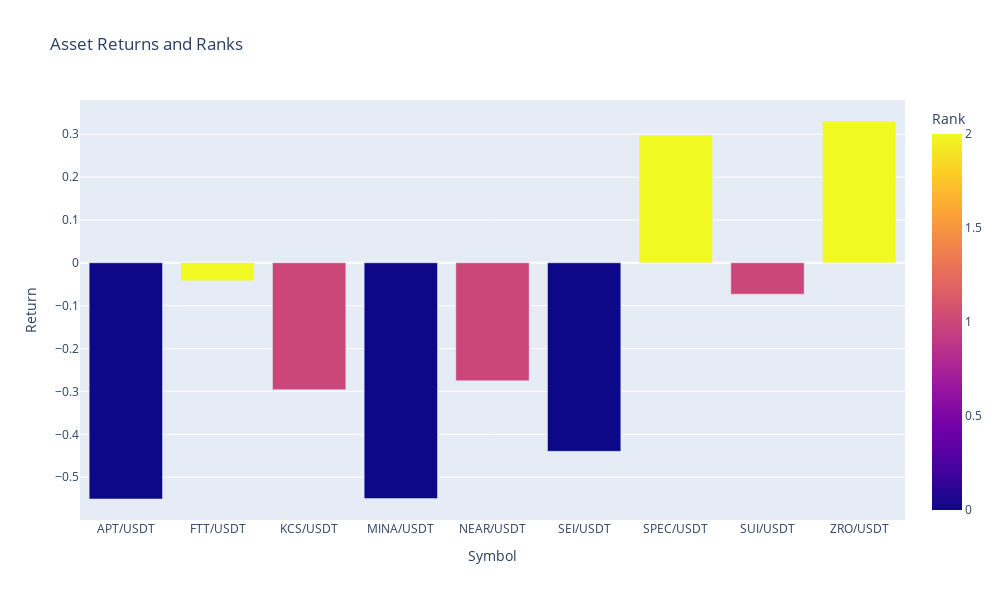

Notebook cell for this chart:
### Code cell
# Create a bar plot to visualize ranks
fig = px.bar(
    end_of_measurement_period_return_df, 
    x='Symbol', 
    y='Return', 
    color='rank',  # Color by rank to visually distinguish groups
    title="Asset Returns and Ranks",
    labels={'rank': 'Rank'},
)

# Customize layout for readability
fig.update_layout(
    xaxis_title="Symbol",
    yaxis_title="Return",
    coloraxis_colorbar=dict(title="Rank"),
    width=1000,
    height=600
)

fig.show()

### Figure 1 — Plotly figure (JSON) as saved in the notebook; plotly's stock layout.template omitted (floating-point values rounded to 4 significant figures)
{"data": [{"alignmentgroup": "True", "hovertemplate": "Symbol=%{x}<br>Return=%{y}<br>Rank=%{marker.color}<extra></extra>", "legendgroup": "", "marker": {"color": [0, 2, 1, 0, 1, 0, 2, 1, 2], "coloraxis": "coloraxis", "pattern": {"shape": ""}}, "name": "", "offsetgroup": "", "orientation": "v", "showlegend": false, "textposition": "auto", "type": "bar", "x": ["APT/USDT", "FTT/USDT", "KCS/USDT", "MINA/USDT", "NEAR/USDT", "SEI/USDT", "SPEC/USDT", "SUI/USDT", "ZRO/USDT"], "xaxis": "x", "y": [-0.5508, -0.0418, -0.2959, -0.55, -0.2752, -0.4397, 0.2979, -0.07303, 0.3307], "yaxis": "y"}], "layout": {"barmode": "relative", "coloraxis": {"colorbar": {"title": {"text": "Rank"}}, "colorscale": [[0, "#0d0887"], [0.1111, "#46039f"], [0.2222, "#7201a8"], [0.3333, "#9c179e"], [0.4444, "#bd3786"], [0.5556, "#d8576b"], [0.6667, "#ed7953"], [0.7778, "#fb9f3a"], [0.8889, "#fdca26"], [1, "#f0f921"]]}, "height": 600, "legend": {"tracegroupgap": 0}, "title": {"text": "Asset Returns and Ranks"}, "width": 1000, "xaxis": {"anchor": "y", "domain": [0, 1], "title": {"text": "Symbol"}}, "yaxis": {"anchor": "x", "domain": [0, 1], "title": {"text": "Return"}}}}
